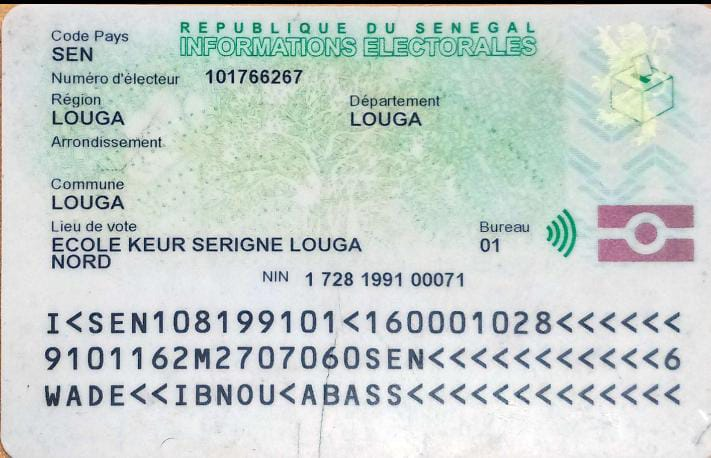
#> input picture images/ABASSE.JPG, 711 x 458 px
$ python multi-column-table-ocr.py --image images/ABASSE.JPG --output out.png   (older library calls are emulated)
#> lines starting #> are read from the running program, lines starting #| are printed output that depends on the picture; after the words box and inside, x2 and y2 are one past the last pixel; in counts of white or black regions, pixels touching at a corner belong together
# import the necessary packages
from sklearn.cluster import AgglomerativeClustering
from pytesseract import Output
from tabulate import tabulate
import pandas as pd
import numpy as np
import pytesseract
import argparse
import imutils
import cv2
pytesseract.pytesseract.tesseract_cmd = r'C:\Users\sheri\AppData\Local\Tesseract-OCR\tesseract.exe'

# construct the argument parser and parse the arguments
ap = argparse.ArgumentParser()
ap.add_argument("-i", "--image", required=True,
                help="path to input image to be OCR'd")
ap.add_argument("-o", "--output", required=True,
                help="path to output CSV file")
ap.add_argument("-c", "--min-conf", type=int, default=0,
                help="minimum confidence value to filter weak text detection")
ap.add_argument("-d", "--dist-thresh", type=float, default=25.0,
                help="distance threshold cutoff for clustering")
ap.add_argument("-s", "--min-size", type=int, default=2,
                help="minimum cluster size (i.e., # of entries in column)")
args = vars(ap.parse_args())

# set a seed for our random number generator
np.random.seed(42)
# load the input image and convert it to grayscale
image = cv2.imread(args["image"])
#> image is the input picture: shape (458, 711, 3); mean B, G, R 204.6, 208.3, 197.8
gray = cv2.cvtColor(image, cv2.COLOR_BGR2GRAY)
# initialize a rectangular kernel that is ~5x wider than it is tall,
# then smooth the image using a 3x3 Gaussian blur and then apply a
# blackhat morphological operator to find dark regions on a light
# background
kernel = cv2.getStructuringElement(cv2.MORPH_RECT, (51, 11))
gray = cv2.GaussianBlur(gray, (3, 3), 0)
blackhat = cv2.morphologyEx(gray, cv2.MORPH_BLACKHAT, kernel)
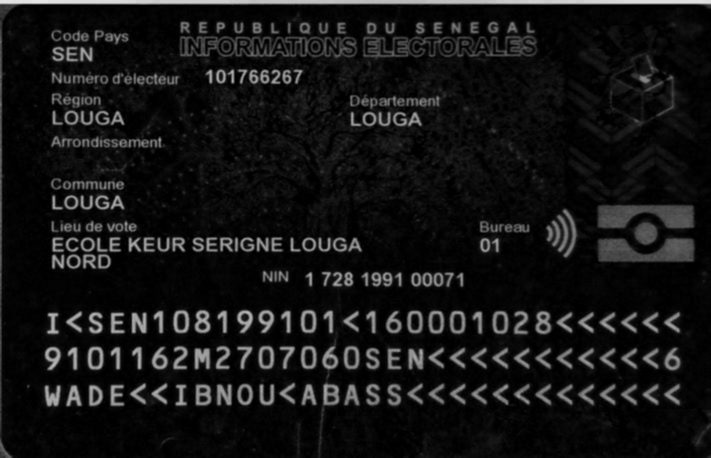
#> blackhat: shape (458, 711); min 0, max 230, mean 20.4
# compute the Scharr gradient of the blackhat image and scale the
# result into the range [0, 255]
grad = cv2.Sobel(blackhat, ddepth=cv2.CV_32F, dx=1, dy=0, ksize=-1)
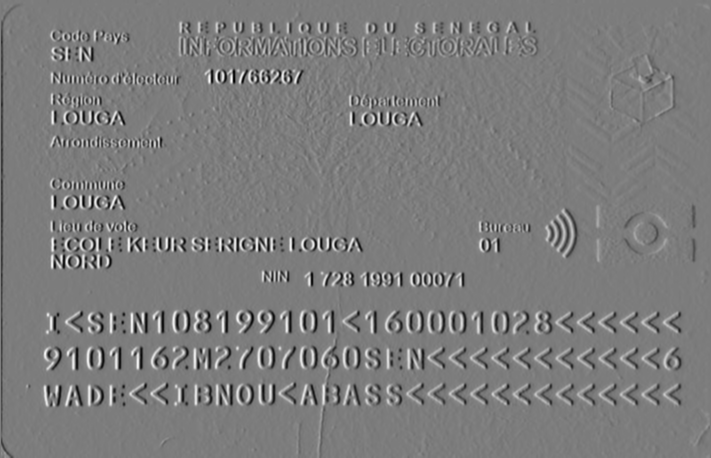
#> grad: shape (458, 711) float32; min -2199, max 2295, mean -2.7; drawn with min black and max white
grad = np.absolute(grad)
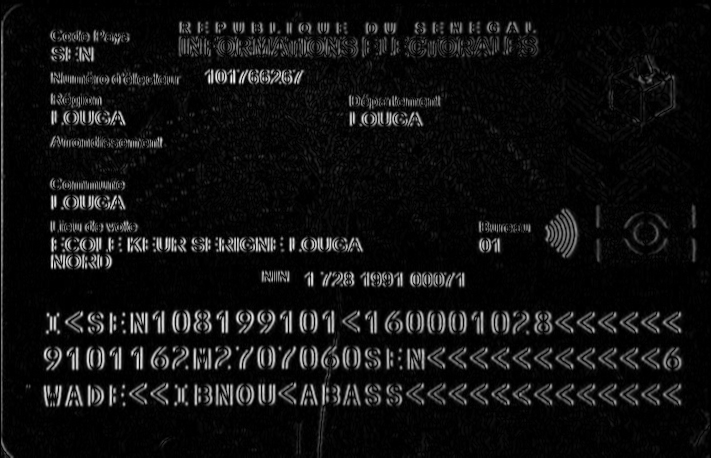
#> grad: shape (458, 711) float32; min 0, max 2295, mean 156.7; drawn with min black and max white
(minVal, maxVal) = (np.min(grad), np.max(grad))
#> minVal = 0; maxVal = 2295
grad = (grad - minVal) / (maxVal - minVal)
grad = (grad * 255).astype("uint8")
# apply a closing operation using the rectangular kernel to close
# gaps in between characters, apply Otsu's thresholding method, and
# finally a dilation operation to enlarge foreground regions
grad = cv2.morphologyEx(grad, cv2.MORPH_CLOSE, kernel)
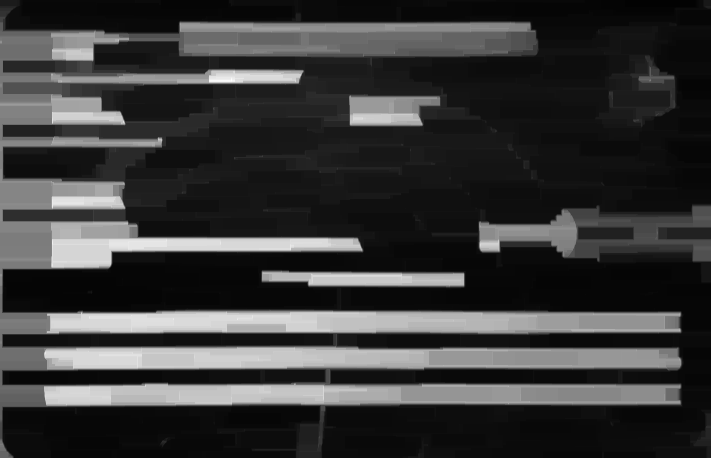
#> grad: shape (458, 711); min 2, max 255, mean 55.7
thresh = cv2.threshold(grad, 0, 255,
                       cv2.THRESH_BINARY | cv2.THRESH_OTSU)[1]
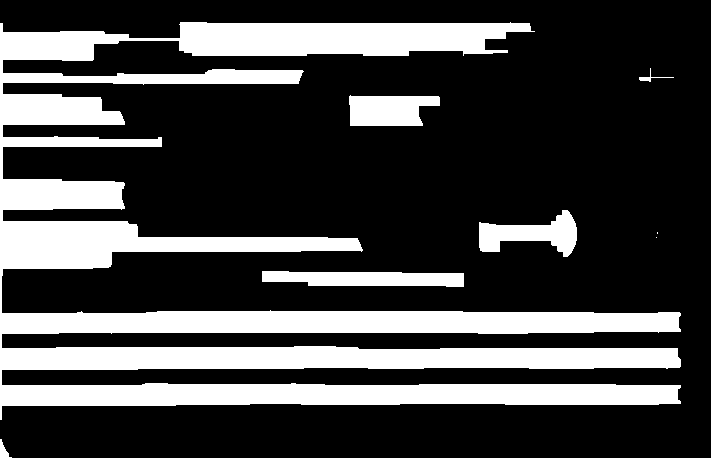
#> thresh: shape (458, 711); 26.2% white; 8 white regions (2 under 20 px), largest, box (x1, y1, x2, y2) and area: (0, 22, 681, 420) 77832, (262, 271, 464, 287) 2627, (349, 95, 440, 126) 2313, (479, 210, 577, 257) 2313, (0, 439, 12, 458) 108, (639, 68, 674, 82) 81
thresh = cv2.dilate(thresh, None, iterations=3)
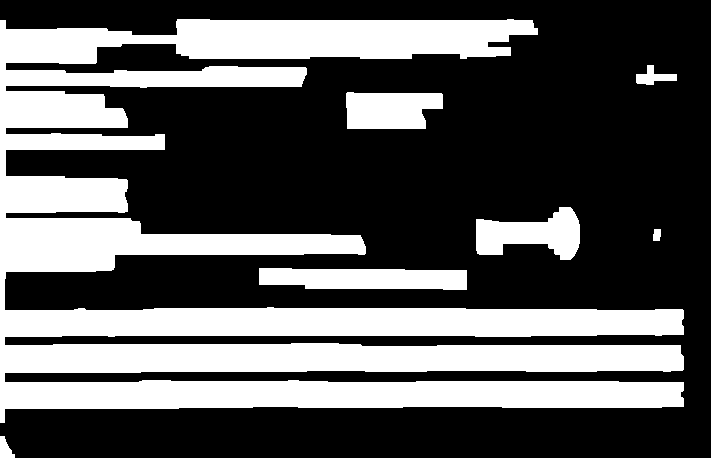
#> thresh: shape (458, 711); 34.6% white; 7 white regions
cv2.imshow("Thresh", thresh)

# find contours in the thresholded image and grab the largest one,
# which we will assume is the stats table
cnts = cv2.findContours(thresh.copy(), cv2.RETR_EXTERNAL,
                        cv2.CHAIN_APPROX_SIMPLE)
#> cnts = 7 contours; box (x1, y1, x2, y2) and area: (0, 19, 684, 423) 97444, (259, 268, 467, 290) 3744, (476, 207, 580, 260) 3150, (346, 92, 443, 129) 2972, (636, 65, 677, 85) 354, (0, 436, 15, 458) 178, (653, 229, 661, 241) 69
cnts = imutils.grab_contours(cnts)
tableCnt = max(cnts, key=cv2.contourArea)
#> tableCnt = contour of 355 points, box (x1, y1, x2, y2) (0, 19, 684, 423), area 97444
# compute the bounding box coordinates of the stats table and extract
# the table from the input image
(x, y, w, h) = cv2.boundingRect(tableCnt)
#> x = 0; y = 19; w = 684; h = 404
table = image[y:y + h, x:x + w]
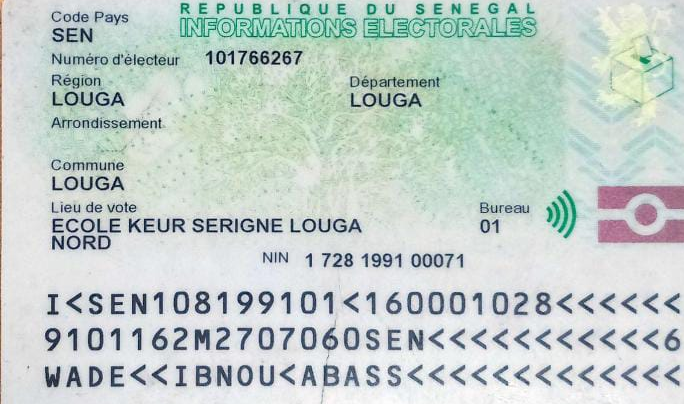
#> table: shape (404, 684, 3); mean B, G, R 202.9, 207.2, 194.6
# show the original input image and extracted table to our screen
cv2.imshow("Input", image)
cv2.imshow("Table", table)

# set the PSM mode to detect sparse text, and then localize text in
# the table
options = "--psm 6"
#> (the run stopped early here; a loop or call above may not have finished)
